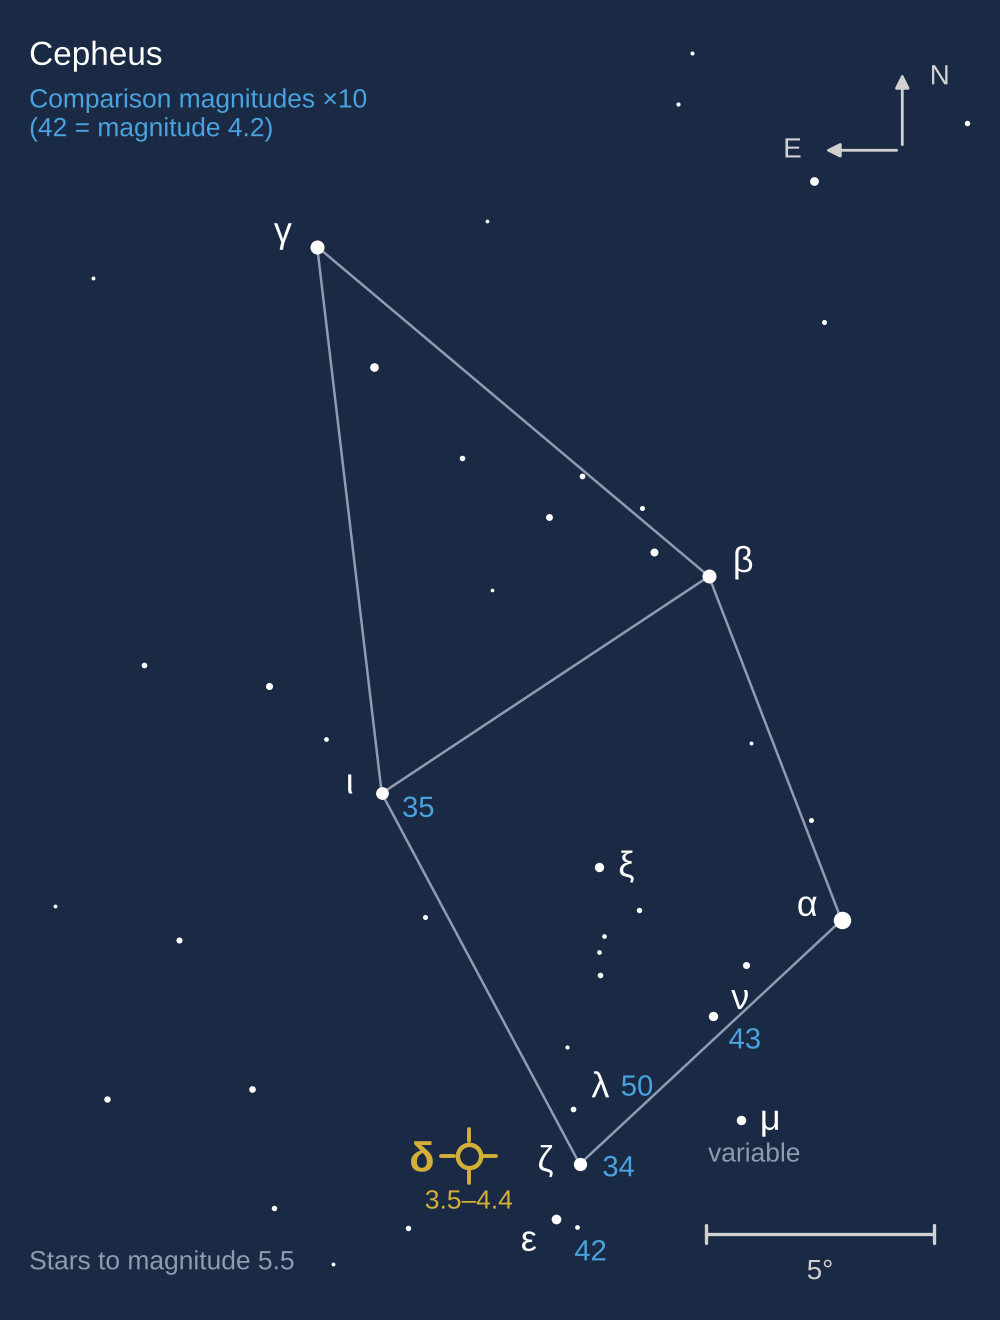

Write Python code to recreate this figure.
"""Finder chart for delta Cephei, after the style of the AAVSO educational chart (our own data
and drawing). Stars from the HYG database v4.1 (astronexus, CC BY-SA 4.0; V magnitudes from
Hipparcos-era catalogs). Stereographic projection, north up, east left.
Comparison sequence (V, rounded to 0.1, shown x10 without decimal point, AAVSO convention):
  zeta Cep 3.39 -> 34, iota Cep 3.50 -> 35, eps Cep 4.18 -> 42, nu Cep 4.25 -> 43 (tiny-amplitude
  variable, 4.23-4.28), lambda Cep 5.05 -> 50.
delta Cep range 3.5-4.4 (V; GCVS/SEDS 3.48-4.37). mu Cep marked as a variable (do not use).
"""
import numpy as np, pandas as pd
import matplotlib.pyplot as plt
from nbas_style import use, save
c = use()
d = pd.read_csv("cep_field.csv")
ra0, de0 = np.radians(22.4*15), np.radians(68.0)
def proj(ra_h, dec):
    a, dd = np.radians(np.asarray(ra_h)*15), np.radians(np.asarray(dec))
    k = 2/(1 + np.sin(de0)*np.sin(dd) + np.cos(de0)*np.cos(dd)*np.cos(a - ra0))
    x = k*np.cos(dd)*np.sin(a - ra0)
    y = k*(np.cos(de0)*np.sin(dd) - np.sin(de0)*np.cos(dd)*np.cos(a - ra0))
    return -np.degrees(x), np.degrees(y)       # east left
fig, ax = plt.subplots(figsize=(5.0, 6.6))
fig.subplots_adjust(left=0.02, right=0.98, top=0.98, bottom=0.02)
X, Y = proj(d.ra, d.dec)
d["x"], d["y"] = X, Y
def star(key):
    r = d[d.key == key].iloc[0]; return r.x, r.y
# stick figure
for a, b in [("Alp", "Bet"), ("Bet", "Gam"), ("Gam", "Iot"), ("Iot", "Bet"), ("Iot", "Zet"), ("Zet", "Alp")]:
    (x1, y1), (x2, y2) = star(a), star(b)
    ax.plot([x1, x2], [y1, y2], color=c["muted"], lw=0.9, zorder=1)
# stars
sz = lambda m: (6.2 - m)**1.9 * 3.2
for _, r in d.iterrows():
    if r.key == "Del":
        continue
    ax.scatter(r.x, r.y, s=sz(r.mag), color=c["strong"], lw=0, zorder=3)
# delta Cep: variable symbol
dx, dy = star("Del")
ax.scatter(dx, dy, s=70, facecolor=c["bg"], edgecolor=c["a"], lw=1.6, zorder=4)
for ang in (0, 90, 180, 270):
    t = np.radians(ang); ax.plot([dx + 0.32*np.cos(t), dx + 0.6*np.cos(t)],
                                 [dy + 0.32*np.sin(t), dy + 0.6*np.sin(t)], color=c["a"], lw=1.4, zorder=4)
ax.text(dx - 0.75, dy - 0.1, "δ", color=c["a"], fontsize=15, ha="right", va="center", fontweight="bold")
ax.text(dx, dy - 1.0, "3.5–4.4", color=c["a"], fontsize=9.5, ha="center", va="center")
# Greek labels (offsets in plot degrees; x is flipped later so +x = left on the page)
greek = {"Alp": ("α", (-0.75, 0.3)), "Bet": ("β", (0.75, 0.3)), "Gam": ("γ", (-0.75, 0.3)),
         "Iot": ("ι", (-0.7, 0.2)), "Zet": ("ζ", (-0.75, 0.05)), "Eps": ("ε", (-0.6, -0.5)),
         "Mu": ("μ", (0.65, 0.0)), "Lam": ("λ", (0.6, 0.45)), "Nu": ("ν", (0.6, 0.35)),
         "Xi": ("ξ", (0.6, 0.0)), "Eta": ("η", (0.65, 0.0))}
for k, (g, (ox, oy)) in greek.items():
    x, y = star(k)
    ax.text(x + ox, y + oy, g, color=c["strong"], fontsize=13, ha="center", va="center")
# comparison magnitudes (x10, AAVSO style), underlined with a short rule
comps = {"Zet": ("34", (0.85, -0.1)), "Iot": ("35", (0.8, -0.35)), "Eps": ("42", (0.75, -0.75)),
         "Nu": ("43", (0.7, -0.55)), "Lam": ("50", (1.4, 0.45))}
for k, (lab, (ox, oy)) in comps.items():
    x, y = star(k)
    ax.text(x + ox, y + oy, lab, color=c["b"], fontsize=10.5, ha="center", va="center")
ax.text(star("Mu")[0] + 0.3, star("Mu")[1] - 0.75, "variable", color=c["muted"], fontsize=9.5,
        ha="center", va="center")
# scale bar and compass
xs, ys = 9.5, -11.3
ax.plot([xs, xs - 5], [ys, ys], color=c["ink"], lw=1.2)
for xx in (xs, xs - 5): ax.plot([xx, xx], [ys - 0.2, ys + 0.2], color=c["ink"], lw=1.2)
ax.text(xs - 2.5, ys - 0.55, "5°", color=c["ink"], fontsize=10, ha="center", va="top")
ax.annotate("", xy=(8.8, 14.2), xytext=(8.8, 12.4),
            arrowprops=dict(arrowstyle="-|>", color=c["ink"], lw=1.0))
ax.text(9.4, 14.0, "N", color=c["ink"], fontsize=10, ha="left", va="center")
ax.annotate("", xy=(7.0, 12.4), xytext=(8.8, 12.4),
            arrowprops=dict(arrowstyle="-|>", color=c["ink"], lw=1.0))
ax.text(6.6, 12.4, "E", color=c["ink"], fontsize=10, ha="right", va="center")
ax.text(-10.3, 14.8, "Cepheus", color=c["strong"], fontsize=12, ha="left", va="top")
ax.text(-10.3, 13.8, "Comparison magnitudes ×10\n(42 = magnitude 4.2)", color=c["b"],
        fontsize=9.5, ha="left", va="top")
ax.text(-10.3, -12.2, "Stars to magnitude 5.5", color=c["muted"], fontsize=9.5, ha="left", va="bottom")
ax.set_aspect("equal"); ax.axis("off")
ax.set_xlim(-10.5, 10.5)       # proj() already puts east on the left
ax.set_ylim(-12.5, 15.0)
save(fig, "fig-delta-cep-chart")
